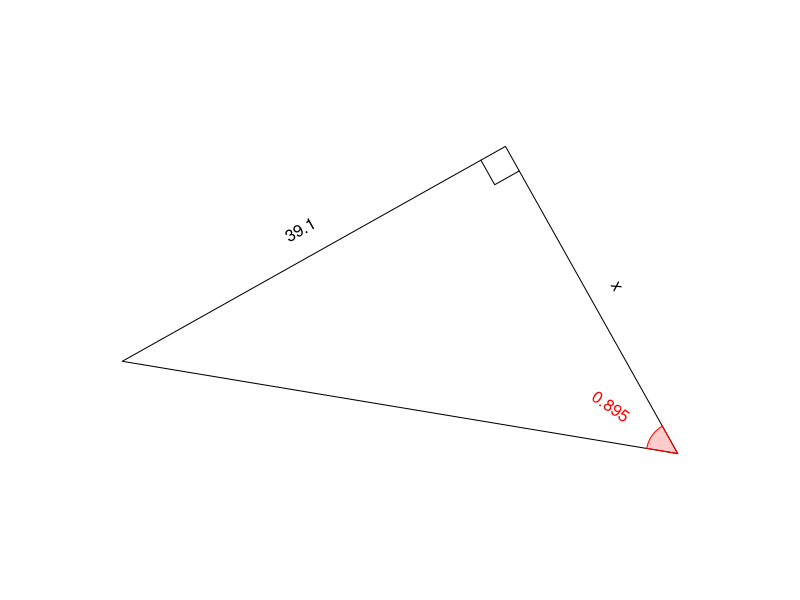

Write R code to recreate this figure.
## ---- chunk 1
while(T){
    th = signif(round(runif(1,pi/12,pi/2-pi/12),3),3)
    ol = round(runif(1,10,100),1)
    al = ol/tan(th)
    hl = ol/sin(th)
    ans = al
    tol = 0.1
    an2 = signif(ans,3)
    if(ol>10 && al>10 && hl<100 && an2%%1!=0){break}
}

if(th<1){
    angstr = sprintf("%.3f",th)
} else {
    angstr = sprintf("%.2f",th)
}
hstr = "" #
ostr = sprintf("%.1f",signif(ol,3))
astr = "x"

## ---- chunk 2
par(mar=c(0,0,0,0),pty="s")

refl = sample(c(T,F),1)

bmp = 0.05
xs = c(0,cos(th),cos(th))
ys = c(0,0,sin(th))
xlo = cos(th)+bmp
ylo = sin(th)/2
srto = 90
xla = cos(th)/2
yla = -bmp
srta = 0
xlh = cos(th)/2+bmp*cos(th+pi/2)
ylh = sin(th)/2+bmp*sin(th+pi/2)
srth = th/pi*180
xang = bmp*cos(seq(0,th,pi/360))/th
yang = bmp*sin(seq(0,th,pi/360))/th
xlang = bmp*cos(th/2)/th+1.8*bmp*cos(th/2)
ylang = bmp*sin(th/2)/th+1.8*bmp*sin(th/2)
srtang = th/2/pi*180
xsq = c(cos(th)-bmp,cos(th)-bmp,cos(th))
ysq = c(0,bmp,bmp)

if(refl){
    xs = -xs
    xlo = -xlo
    srto = -90
    xla = -xla
    srta = 0
    xlh = -xlh
    srth = -th/pi*180
    xang = -xang
    xlang = -xlang
    srtang = -th/2/pi*180
    xsq = -xsq
}

rotang = runif(1,0,2*pi)

xs2 = xs*cos(rotang)-ys*sin(rotang)
ys2 = xs*sin(rotang)+ys*cos(rotang)
xlo2 = xlo*cos(rotang)-ylo*sin(rotang)
ylo2 = xlo*sin(rotang)+ylo*cos(rotang)
srto2 = (srto+rotang/pi*180+90)%%180-90
xla2 = xla*cos(rotang)-yla*sin(rotang)
yla2 = xla*sin(rotang)+yla*cos(rotang)
srta2 = (srta+rotang/pi*180+90)%%180-90
xlh2 = xlh*cos(rotang)-ylh*sin(rotang)
ylh2 = xlh*sin(rotang)+ylh*cos(rotang)
srth2 = (srth+rotang/pi*180+90)%%180-90
srtang2 = (srtang+rotang/pi*180+90)%%180-90
xang2 = xang*cos(rotang)-yang*sin(rotang)
yang2 = xang*sin(rotang)+yang*cos(rotang)
xlang2 = xlang*cos(rotang)-ylang*sin(rotang)
ylang2 = xlang*sin(rotang)+ylang*cos(rotang)
xsq2 = xsq*cos(rotang)-ysq*sin(rotang)
ysq2 = xsq*sin(rotang)+ysq*cos(rotang)

xxx = c(xs2,xlo2,xla2,xlh2,xlang2)
yyy = c(ys2,ylo2,yla2,ylh2,ylang2)

widx = (max(xxx)-min(xxx))/2
widy = (max(yyy)-min(yyy))/2
midx = (max(xxx)+min(xxx))/2
midy = (max(yyy)+min(yyy))/2
wid = max(c(widx,widy))

plot(0,0,"n",xlim=c(midx-wid,midx+wid),ylim=c(midy-wid,midy+wid),axes=F,ann=F)

polygon(xs2,ys2)
lines(xsq2,ysq2)
text(xlo2,ylo2,ostr,srt=srto2)
text(xla2,yla2,astr,srt=srta2)
text(xlh2,ylh2,hstr,srt=srth2)
polygon(c(0,xang2),c(0,yang2),border="red",col=rgb(1,0,0,0.2))
text(xlang2,ylang2,angstr,srt=srtang2,col="red")
